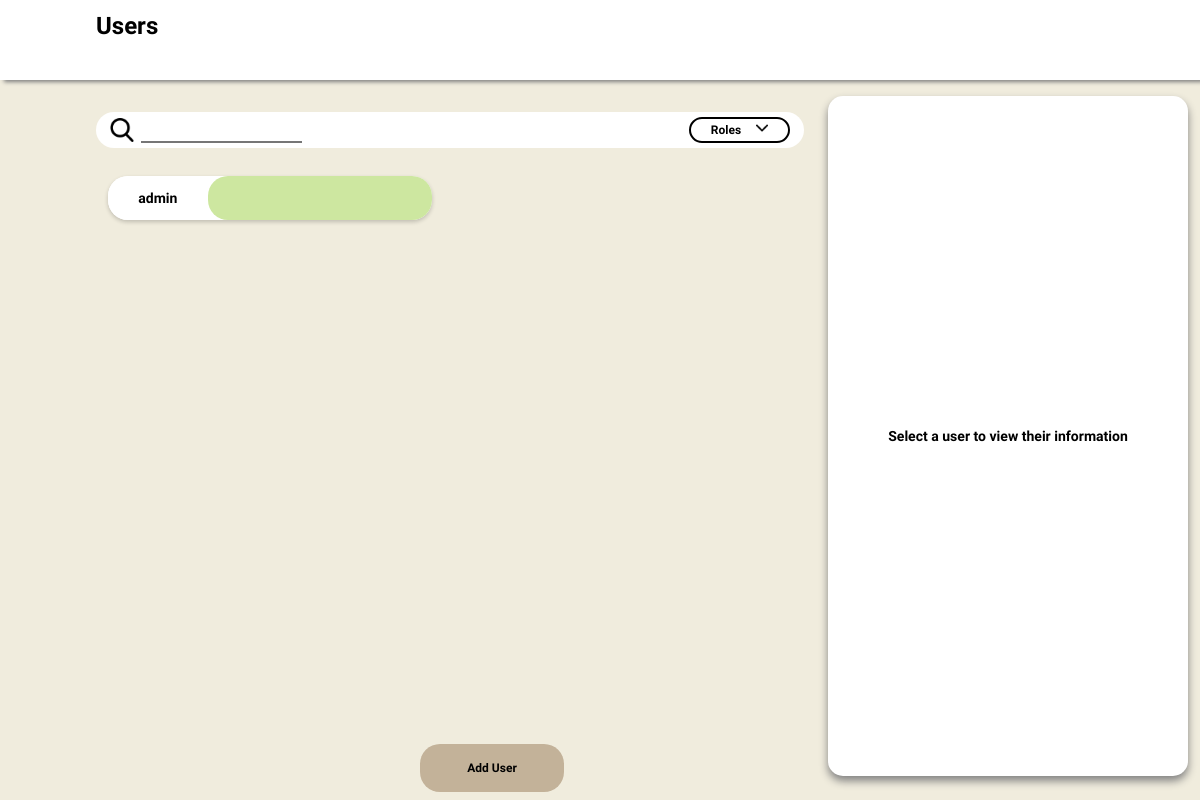
Before: /users/user_list/ with the older database file.
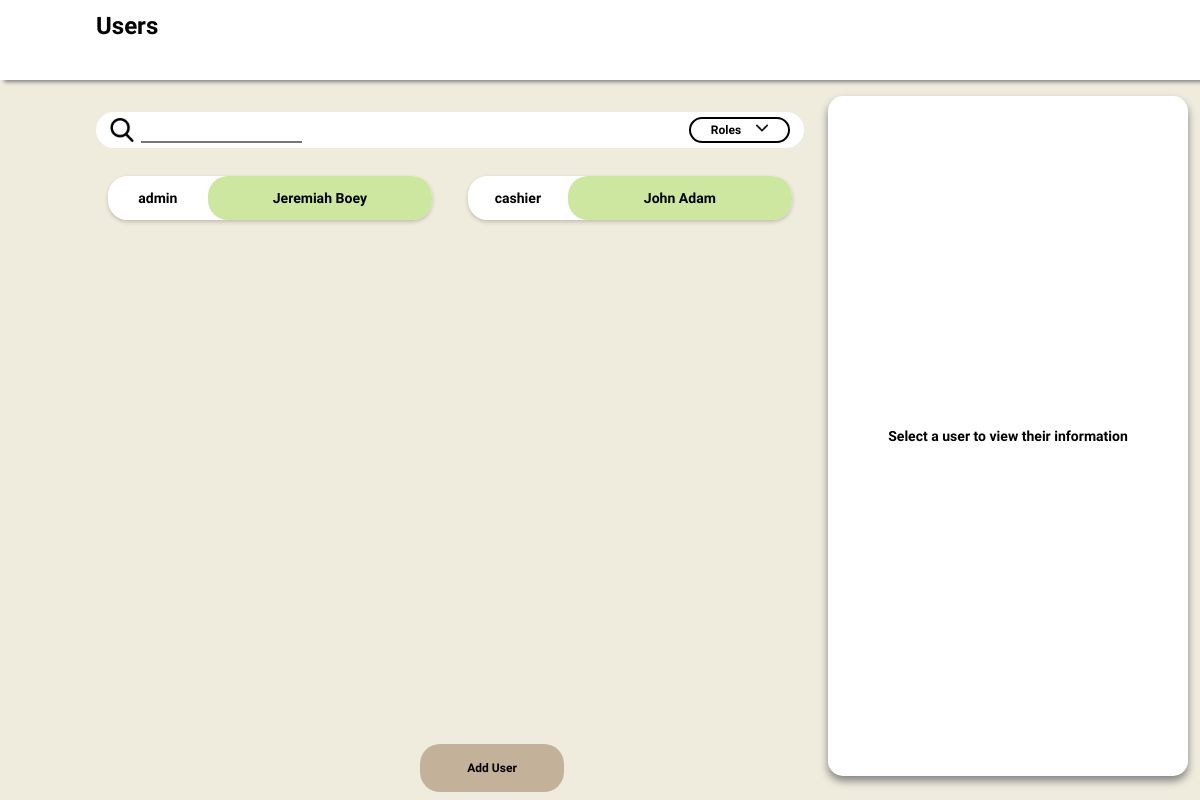
After: the same page with the newer database file.
### users/models.py (models this page shows)
class Employee(models.Model):
    user = models.ForeignKey(User,on_delete=models.CASCADE)
    role = models.CharField(
        choices=[
            ('cashier', 'Cashier'),
            ('admin', 'Admin'),
            ('manager', 'Manager')
        ]
    )

### users/views.py (the view)
# urls.py: path('user_list/', views.user_list_view, name='user_list'),
def user_list_view(request):
    employees = Employee.objects.all()
    roles = Employee.objects.values_list('role', flat=True)
    return render(
        request,
        'users/user_list.html',
        context={
            'employees' : employees,
            'roles' : roles
        }
        )

### users/templates/users/user_list.html (shortened to what this page needs)
<!DOCTYPE html>
{% load static %}
<html>
    <link rel="stylesheet" href="{% static 'css/user_list.css' %}">
    <head>
        <div id="dashboard">
            <h1>Users</h1>
        </div>
    </head>
    <body>
        <div id="search">
            <img src="{% static 'images/search.png'%}" alt="Magnifying glass" class="logo">
            <form class="searchbar"><input type="search" name="Search" id="searchbar" oninput="search_users()"></form>
            <div class="dropbtn">
                <div class="dropdown-button">
                    <h4> Roles <img src="{% static 'images/arrow-down.png'%}" class="logo dropdown"></h4>
                </div>
            </div>
        </div>
        <div id="main-content">
            <div id="user-list">
                {% include 'partials/user_list_partial.html' %}
            </div>
        </div>
        <div id="userinfo-box">
            <h3>Select a user to view their information</h3>
        </div>
        <div class="editBtn-box">
            <button type="button" class="editBtn add" onclick="add_user()"> Add User </button>
        </div>
    </body>

### users/templates/partials/user_list_partial.html
{% for employee in employees%}
    <div class="user box" onclick="show_user({{employee.id}})">
        <div class="user role">
            <h3> {{employee.role}} </h3>
        </div>
        <div class="user username">
            <h3> {{employee.user.first_name}} {{employee.user.last_name}}</h3>
        </div>
    </div>
{% endfor %}

Changed rows visible on the page:
changed through a linked row, Employee "admin": user.first_name (not shown) → "Jeremiah"; user.last_name (not shown) → "Boey"
added Employee: role "cashier", user.first_name "John", user.last_name "Adam"
